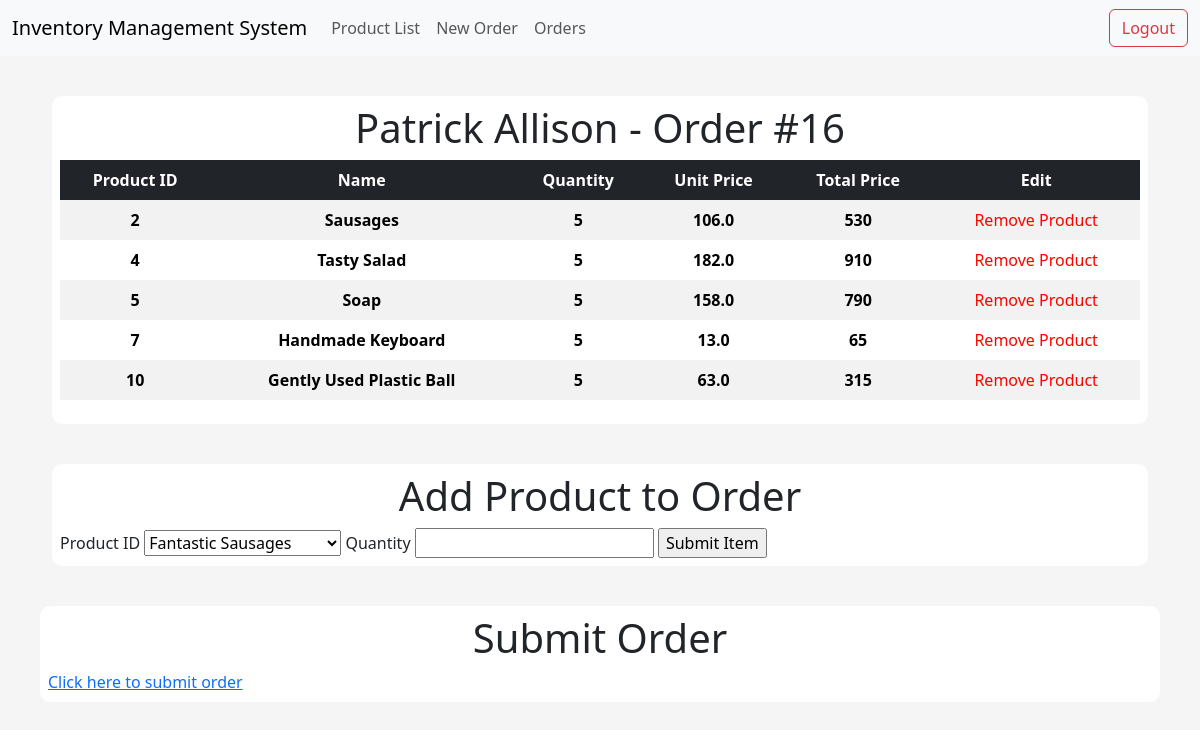
The page /order/16 on the database its author committed.
### app/models/tables.py (models this page shows, shortened)
class Customer(db.Model):
    __tablename__ = "customer"
    id = db.Column(db.Integer, primary_key=True)
    first_name = db.Column(db.String(50), nullable=False)
    last_name = db.Column(db.String(50), nullable=False)
    address = db.Column(db.String(500), nullable=False)
    postcode = db.Column(db.String(50), nullable=False)
    email = db.Column(db.String(50), nullable=False, unique=True)
    orders = db.relationship("Order", backref="customer")

class Product(db.Model):
    __tablename__ = "product"
    id = db.Column(db.Integer, primary_key=True)
    name = db.Column(db.String(50), nullable=False, unique=True)
    price = db.Column(db.Float, nullable=False)
    quantity_available = db.Column(db.Integer)

class OrderItem(db.Model):
    __tablename__ = "order_item"
    order_id = db.Column(db.Integer, db.ForeignKey("order.id"), primary_key=True)
    item_id = db.Column(db.Integer, db.ForeignKey("product.id"), primary_key=True)
    quantity = db.Column(db.Integer, nullable=False)
    total_price = db.Column(db.Integer, nullable=False)

### app/controllers/default.py (the view, shortened to what this page needs)
@app.route("/order/<int:id>", methods=["GET", "POST"])
def order(id):
    form = AddOrderItemForm()
    products = Product.query.all()
    form.product_id.choices = [(product.id, product.name) for product in products]
    order_items = OrderItem.query.filter_by(order_id=id).all()
    product_names = [Product.query.get(item.item_id).name for item in order_items]
    print(type(id))
    order = Order.query.get(id)
    customer_id = order.customer_id
    customer = Customer.query.get(customer_id)
    products_for_order = {
        item.item_id: Product.query.get(item.item_id) for item in order_items
    }
    return render_template(
        "order.html",
        order=id,
        order_items=order_items,
        product_names=product_names,
        customer=customer,
        zip=zip,
        form=form,
        products_for_order=products_for_order,
    )

### app/models/forms.py (shortened to what this page needs)
class AddOrderItemForm(FlaskForm):
    product_id = SelectField("Product ID", coerce=int, validators=[DataRequired()])
    quantity = IntegerField("Quantity", validators=[DataRequired()])
    customer_id = HiddenField("customer_id")
    submit = SubmitField("Submit Item")

### app/templates/order.html (shortened to what this page needs)
{% extends "index.html" %}
{% block body %}
<div class="content-section">
    <div class="title">
        <h1>{{customer.first_name}} {{customer.last_name}} - Order #{{order}}</h1>
    </div>
    <table class="table table-striped table-borderless table-hover text-center">
        <thead class="table-dark table-sm">
            <tr>
                <th scope="col">Product ID</th>
                <th scope="col">Name</th>
                <th scope="col">Quantity</th>
                <th scope="col">Unit Price</th>
                <th scope="col">Total Price</th>
                <th scope="col">Edit</th>
            </tr>
        </thead>
        <tbody>
            {% for product, product_name in zip(order_items, product_names) %}
            {% set product_obj = products_for_order.get(product.item_id) %}
                <tr>
                    <th scope="row">{{ product.item_id }}</th>
                    <th scope="row">{{ product_name }}</th>
                    <th scope="row">{{ product.quantity }}</th>
                    <th scope="row">{{ product_obj.price }}</th>
                    <th scope="row">{{ product.total_price }}</th>
                    <td><a style="text-decoration: none; color:red; font-weight:red;" href="{{url_for('delete_orderitem', item_id=product.item_id, order_id=order)}}"> Remove Product </a></td>
                </tr>
            {% endfor %}
        </tbody>
    </table>
</div>
<div class="content-section">
    <div class="title">
        <h1>Add Product to Order</h1>
    </div>
<form method="POST" action="{{ url_for('order',id=order) }}" id="orderForm">
    {{form.product_id.label}}
    {{form.product_id}}
    {{form.quantity.label}}
    {{form.quantity}}
    {{ form.submit() }}
</div>
</div>
<div class="content-section">
    <div class="title">
        <h1>Submit Order</h1>
    </div>
    <a href="{{ url_for('close_order', id=order) }}">Click here to submit order</a>
</div>
{% endblock body %}

### app/static/css/main.css (style rules this page uses)
body { background-color: rgb(245, 245, 245); }
.content-section { background: #fff; margin: 40px; padding: 0.5rem 0.5rem; border-radius: 10px; }
.title h1 { text-align: center; align-items: center; }

### rows shown on the page
Customer: first_name "Patrick", last_name "Allison"
Product: item_id "2", name "Sausages", quantity "5", price "106.0", total_price "530"
Product: item_id "4", name "Tasty Salad", quantity "5", price "182.0", total_price "910"
Product: item_id "5", name "Soap", quantity "5", price "158.0", total_price "790"
Product: item_id "7", name "Handmade Keyboard", quantity "5", price "13.0", total_price "65"
Product: item_id "10", name "Gently Used Plastic Ball", quantity "5", price "63.0", total_price "315"

### other values the page prints
{{ order }} "16"
